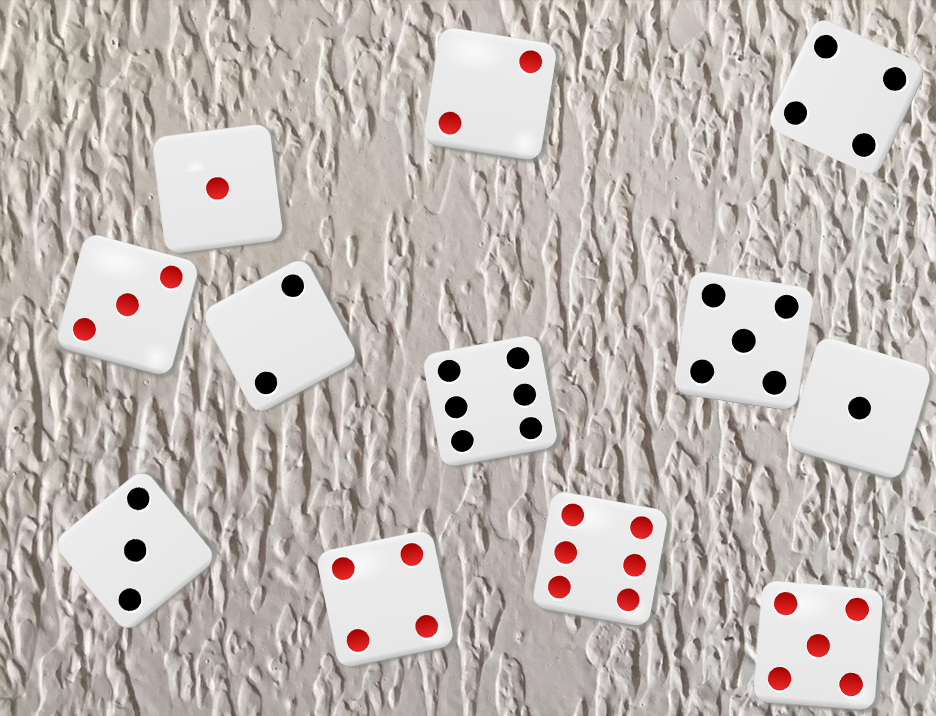
//> input picture images/dices2.png, 936 x 716 px
$ ./main   (built with g++ and OpenCV 4)
//> lines starting //> are read from the running program, lines starting //| are printed output that depends on the picture; after the words box and inside, x2 and y2 are one past the last pixel; in counts of white or black regions, pixels touching at a corner belong together

#include <opencv2/core/core.hpp>
#include <opencv2/imgproc/imgproc.hpp>
#include <opencv2/highgui/highgui.hpp>
#include <opencv2/objdetect/objdetect.hpp>
#include <opencv2/features2d/features2d.hpp>
#include <iostream>
#include <sstream>

using namespace cv;
using namespace std;

/*
*
*
*/

int main() {
    Mat imagem, frame_threshold;
    string entrada, saida, arquivo;

    int somaTotal = 0; //soma total de todos os pontos encontrados

    // Lendo a imagem, especificando o caminho da saida...
    arquivo = "dices2.png"; //nome da imagem
    entrada = "images/"+arquivo;
    saida = "images/output/"+arquivo;
    imagem = imread(entrada);
//> imagem is the input picture: 716 rows x 936 cols, CV_8UC3; mean B, G, R 181.8, 186.2, 194.4

    namedWindow("Imagem Original", WINDOW_NORMAL); // define a janela
    //namedWindow('image',WINDOW_NORMAL);
    imshow("Imagem Original", imagem);
    resizeWindow("Imagem Original", 600,600);

    // Para o threshold
    //adaptado de: https://docs.opencv.org/3.4/da/d97/tutorial_threshold_inRange.html
    inRange(imagem, Scalar(200, 200, 200), Scalar(255, 255, 255), frame_threshold);
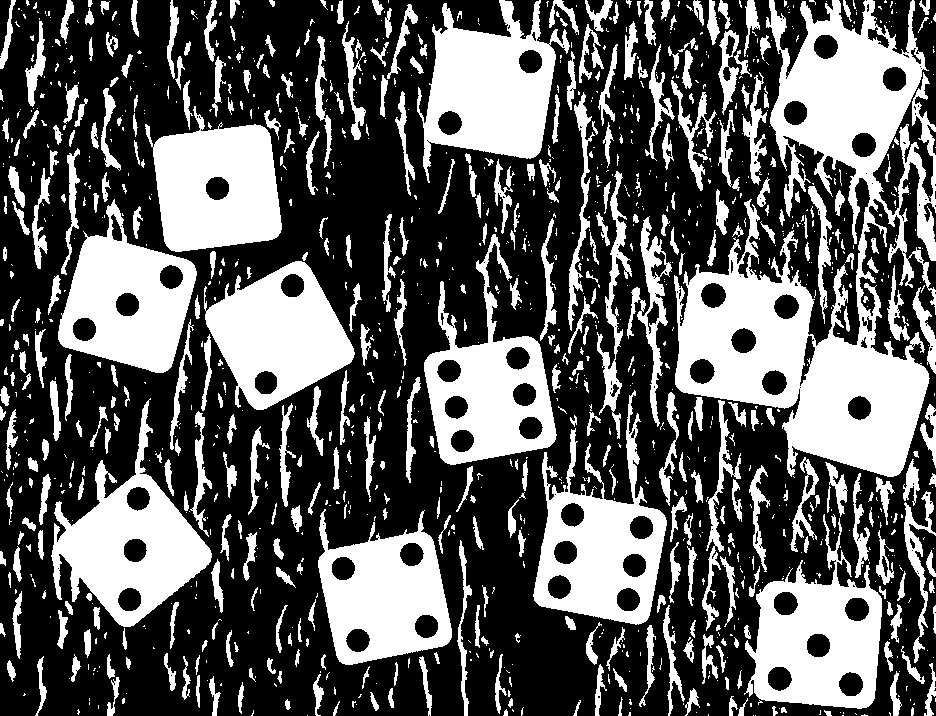
//> frame_threshold: 716 rows x 936 cols, CV_8UC1; 36.7% white; 1269 white regions (822 under 20 px), largest, box (x1, y1, x2, y2) and area: (674, 0, 936, 477) 51266, (417, 0, 570, 183) 14449, (51, 398, 212, 627) 14099

    namedWindow("Threshold da Imagem", WINDOW_NORMAL);
    imshow("Threshold da Imagem", frame_threshold);
    resizeWindow("Threshold da Imagem", 600,600);

    // Salva na pasta de threshold
    imwrite("images/threshold/"+arquivo, frame_threshold);

    // Removendo pequenas regioes (retangulos)
    //adaptado de: https://docs.opencv.org/3.4/d4/d86/group__imgproc__filter.html
    Mat rect = getStructuringElement(MORPH_RECT, Size(6, 6), Point(1, 1));
    //Eliminando as particulas indesejadas o retangulo
    //(Abertura = edorir e depois dilatar o resultado da erosao)
    erode(frame_threshold, frame_threshold, rect);
    dilate(frame_threshold, frame_threshold, rect);
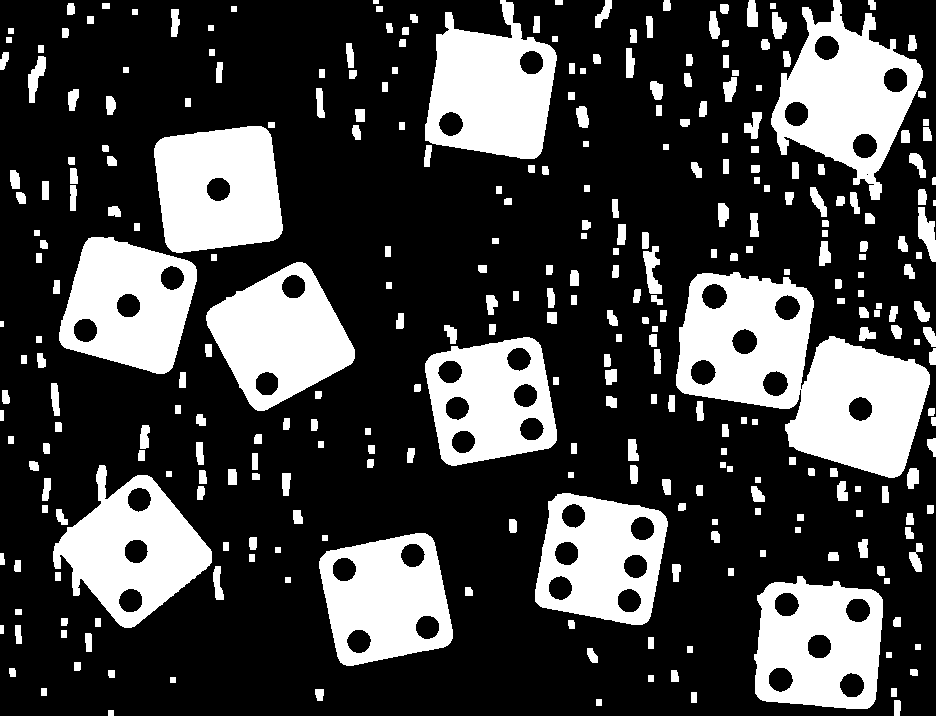
//> frame_threshold: 716 rows x 936 cols, CV_8UC1; 26.9% white; 313 white regions (1 under 20 px)

    // Pegando os contornos
    //Adaptado de: https://docs.opencv.org/2.4/doc/tutorials/imgproc/shapedescriptors/find_contours/find_contours.html
    vector<vector<Point> > contornos; //contorno dos dados
    vector<Vec4i> hierarchy; //
    findContours(frame_threshold, contornos, hierarchy, CV_RETR_TREE, CV_CHAIN_APPROX_SIMPLE, Point(0, 0));
//> contornos = 356 contours, 4 with area under 20; largest, box (x1, y1, x2, y2) and area: (676, 272, 930, 478) 28950, (771, 0, 923, 200) 15814, (754, 576, 883, 709) 14401, (425, 0, 557, 159) 14111, (53, 465, 212, 628) 14047

    int countPontos = 0; //contador de pontos para cada dado
    int ultimoPonto = 0; //
    double tamanhoDado = 0;
    int debugDado = 0; //variavel apenas para debug de ordem

    for(int i = 0; i < contornos.size(); i++){
        double areaContornoDado = contourArea(contornos[i]); //pega a area de contorno

        if(areaContornoDado > 10000 && areaContornoDado < 20000){ //limita a area do contorno do dado
            tamanhoDado = areaContornoDado;
            //reinicia a contagem
            countPontos = 0;
            ultimoPonto = i;

            //cout << tamanhoDado;
            //cout << "\n";
        }

        //se o contorno estiver dentro da area do dado, ele possuira uma porcentagem
        //tirado por regra de tres, essa porcentagem geralmente esta entre:
        //0,029 e 0,045
        double x = areaContornoDado/tamanhoDado;

        if((x >= 0.019 && x <= 0.075) && (tamanhoDado > 10000 && tamanhoDado < 20000)){

            if (hierarchy[i][3] == -1){ //significa que o contorno do dado acabou
                // Reinicia quando um novo contorno eh encontrado
                countPontos = 0;
                ultimoPonto = i;
            } else {

                countPontos += 1;

                // Verifica dentro do contorno se eh o ultimo ponto (hierarchy[i + 1][3] == -1)
                if ((i == contornos.size() - 1) || (hierarchy[i + 1][3] == -1)){
                    somaTotal += countPontos;
                    cout << "Dado de ";
                    cout << countPontos;
                    cout << "\n";

                    debugDado = debugDado + 1;

                    stringstream stream;
                    stream << countPontos;
                    Moments m = moments(contornos[ultimoPonto]); //centro do contorno

                    //adaptado de: https://docs.opencv.org/3.4.7/dc/dcf/tutorial_js_contour_features.html
                    Point p = Point(m.m10 / m.m00 + 10, m.m01 / m.m00);
                    putText(imagem, stream.str(), p, FONT_HERSHEY_PLAIN, 2, Scalar(255,0,0),3);

                    countPontos = 0;
                    ultimoPonto = i;

                    // [8 lines of commented-out code are left out]
                }
            }
            drawContours(imagem, contornos, i, Scalar(0,128,0), 2, 8, hierarchy, 0, Point());

            //cout << countPontos;
            //cout << "\n";
        }

    }
//> this loop made 356 passes
//> (areaContornoDado, x, somaTotal, p) on passes 37, 58, 79, 103, 158, 197, 206, 224: (471.5, 0.0327, 5, Point(828, 644)), (455, 0.0337, 9, Point(395, 598)), (450.5, 0.0332, 15, Point(610, 558)), (454.5, 0.0324, 18, Point(142, 549)), (440, 0.0335, 24, Point(500, 400)), (507, 0.0386, 30, Point(528, 358)), (453.5, 0.0337, 32, Point(289, 335)), (453, 0.0335, 35, Point(138, 304))
//> (printed output is left out)
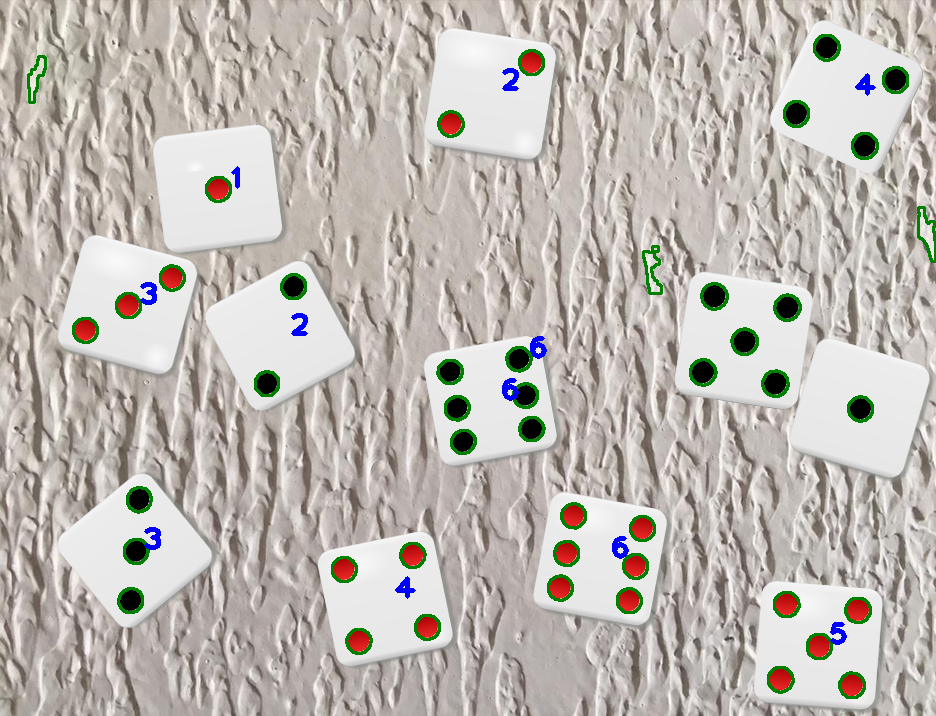
//> imagem: 716 rows x 936 cols, CV_8UC3; 2.19% of pixels changed, all inside (x1, y1, x2, y2) = (27, 34, 936, 699)
//> after the loop, countPontos = 0; somaTotal = 42; debugDado = 11

    // Escrevendo o resultado na imagem
    stringstream stream;
    stream << "Total: " << somaTotal;
    putText(imagem, stream.str(), Point(30, 50), FONT_HERSHEY_PLAIN, 2, Scalar(0,0,0), 3);
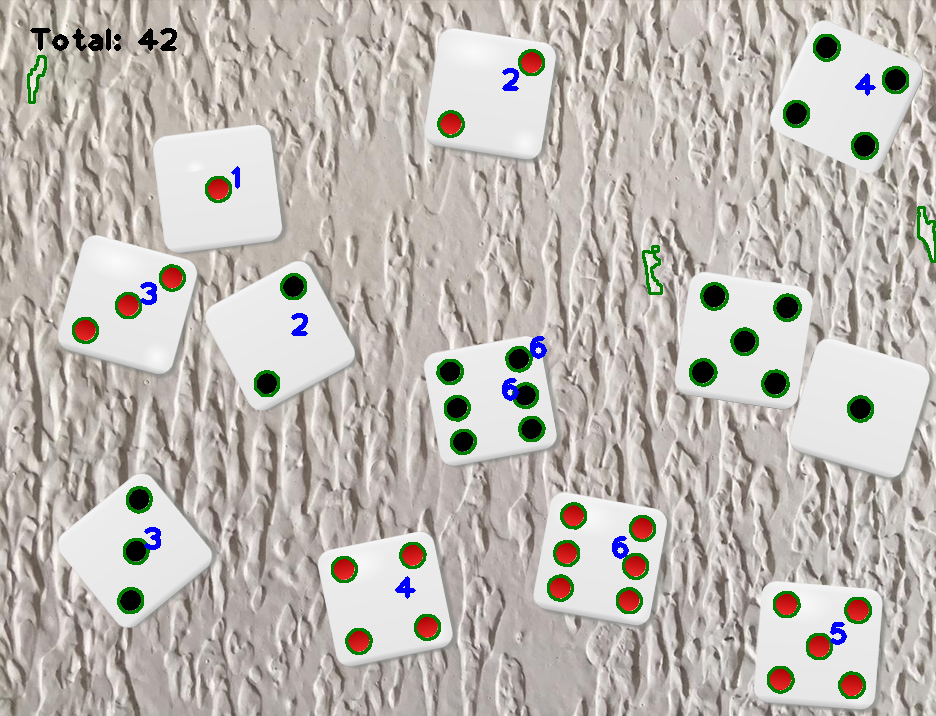
//> imagem: 716 rows x 936 cols, CV_8UC3; 0.2% of pixels changed, all inside (x1, y1, x2, y2) = (30, 28, 177, 51)

    // Salva na pasta de output o resultado final
    imwrite(saida, imagem);

    namedWindow("Resultado da Imagem", WINDOW_NORMAL);
    imshow("Resultado da Imagem", imagem);
    resizeWindow("Resultado da Imagem", 600,600);


    waitKey(0);
    return 0;
}

$ run again, with images/dices1.png copied over images/dices2.png
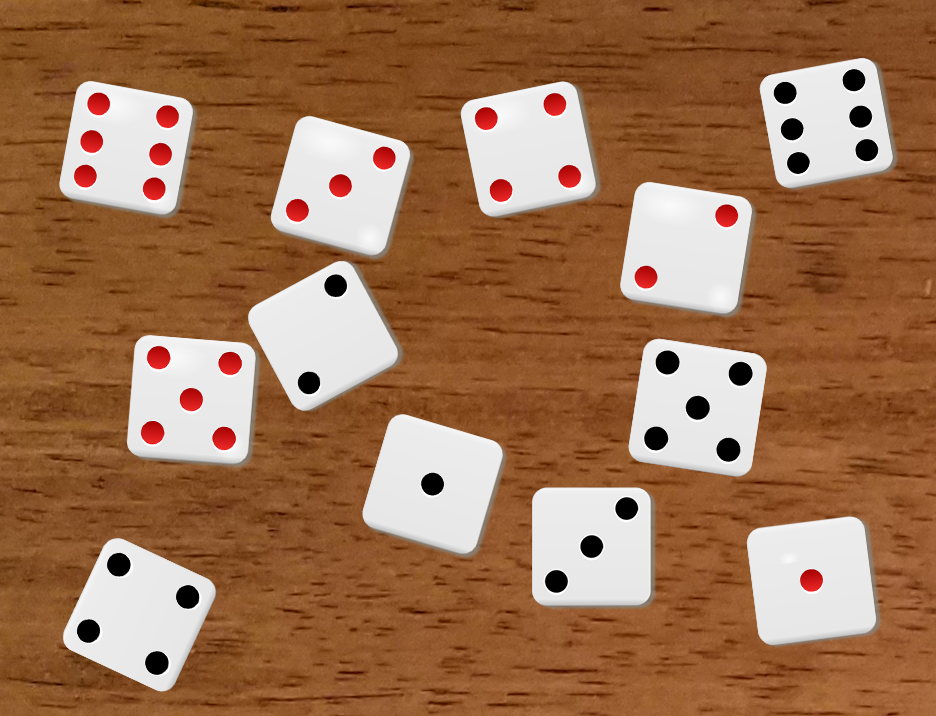
//> input picture images/dices1.png, 936 x 716 px
//> imagem is the input picture: 716 rows x 936 cols, CV_8UC3; mean B, G, R 82.7, 114.4, 158.1
//> `dilate(frame_threshold, frame_threshold, rect);`:
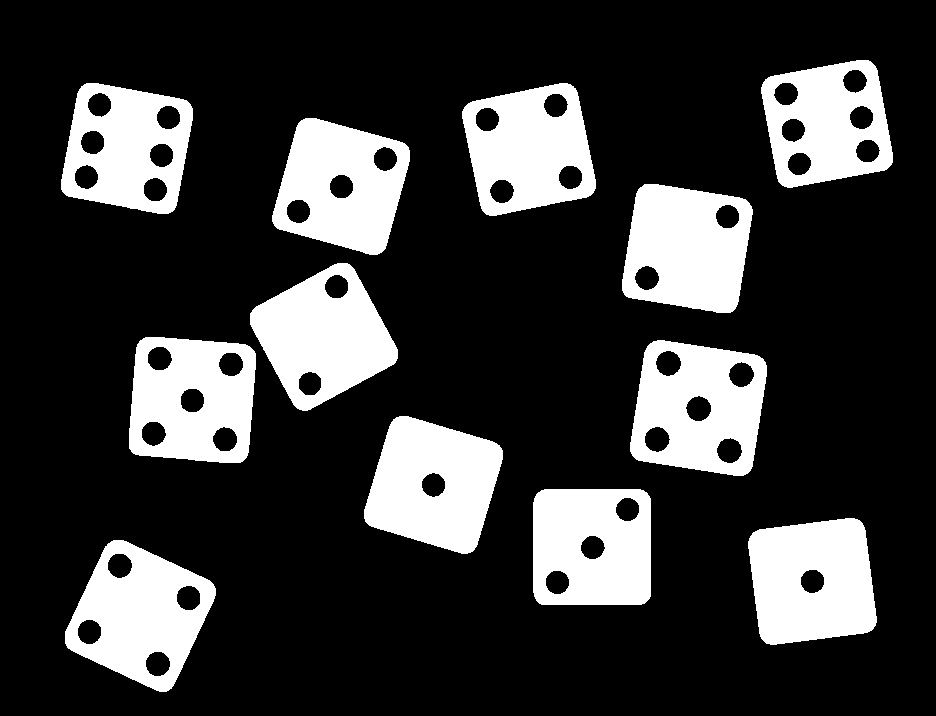
//> frame_threshold: 716 rows x 936 cols, CV_8UC1; 22.1% white; 12 white regions
//> contornos = 54 contours; largest, box (x1, y1, x2, y2) and area: (630, 340, 767, 476) 14880, (65, 540, 216, 692) 14458, (129, 337, 256, 463) 14098, (272, 118, 410, 255) 13447, (462, 83, 596, 216) 13444
//> the loop `for(int i = 0; i < contornos.size(); i++)` made 54 passes
//> (areaContornoDado, x, somaTotal, p) on passes 5, 7, 11, 13, 19, 25, 28, 31: (484.5, 0.0335, 4, Point(149, 614)), (456, 0.034, 5, Point(821, 580)), (450.5, 0.0338, 8, Point(601, 546)), (454.5, 0.0339, 9, Point(443, 484)), (507, 0.0341, 14, Point(708, 407)), (471.5, 0.0334, 19, Point(201, 399)), (453.5, 0.0339, 21, Point(333, 335)), (455, 0.0339, 23, Point(696, 247))
//> (printed output is left out)
//> after the loop `for(int i = 0; i < contornos.size(); i++)`: countPontos = 0; somaTotal = 42; debugDado = 12
//> `putText(imagem, stream.str(), Point(30, 50), FONT_HERSHEY_PLAIN, 2, Sc..`:
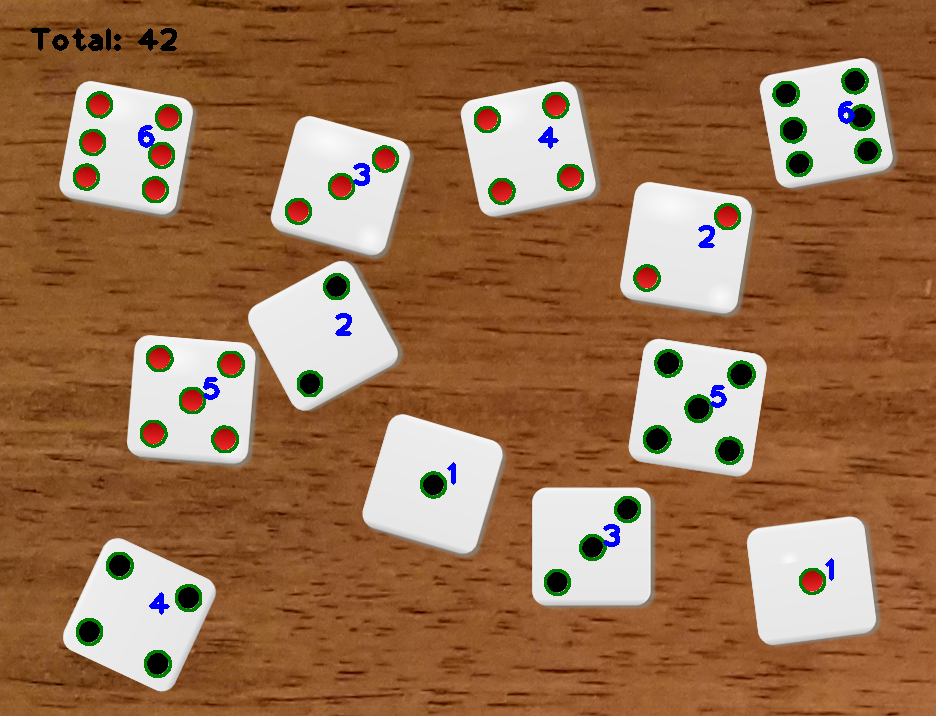
//> imagem: 716 rows x 936 cols, CV_8UC3; mean B, G, R 79.9, 112.6, 153.7

$ run again, with images/dices3.png copied over images/dices2.png
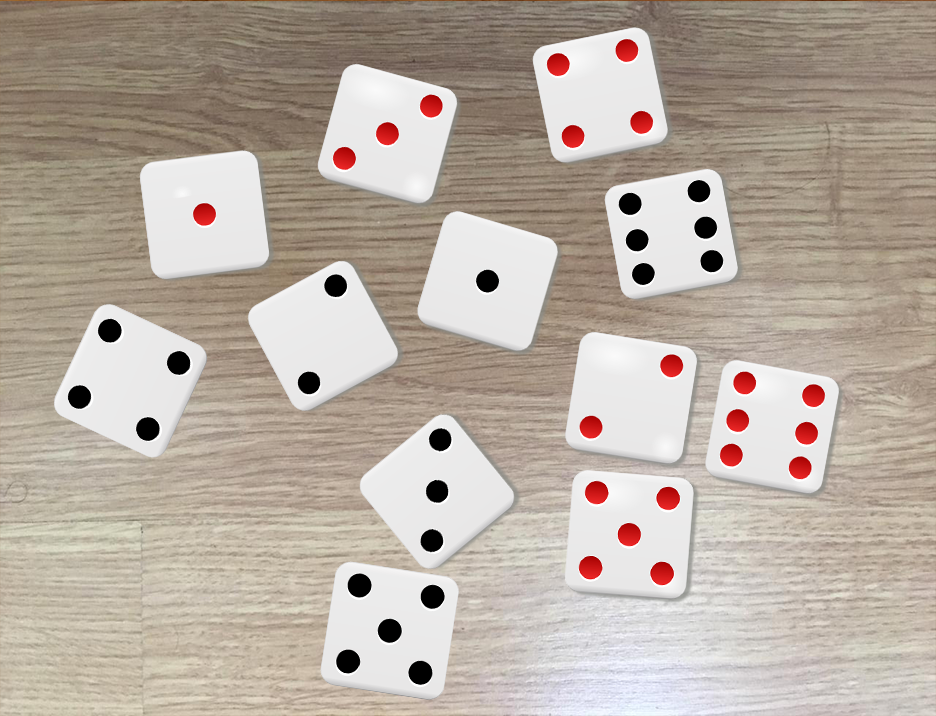
//> input picture images/dices3.png, 936 x 716 px
//> imagem is the input picture: 716 rows x 936 cols, CV_8UC3; mean B, G, R 162.6, 173.2, 184.7
//> `dilate(frame_threshold, frame_threshold, rect);`:
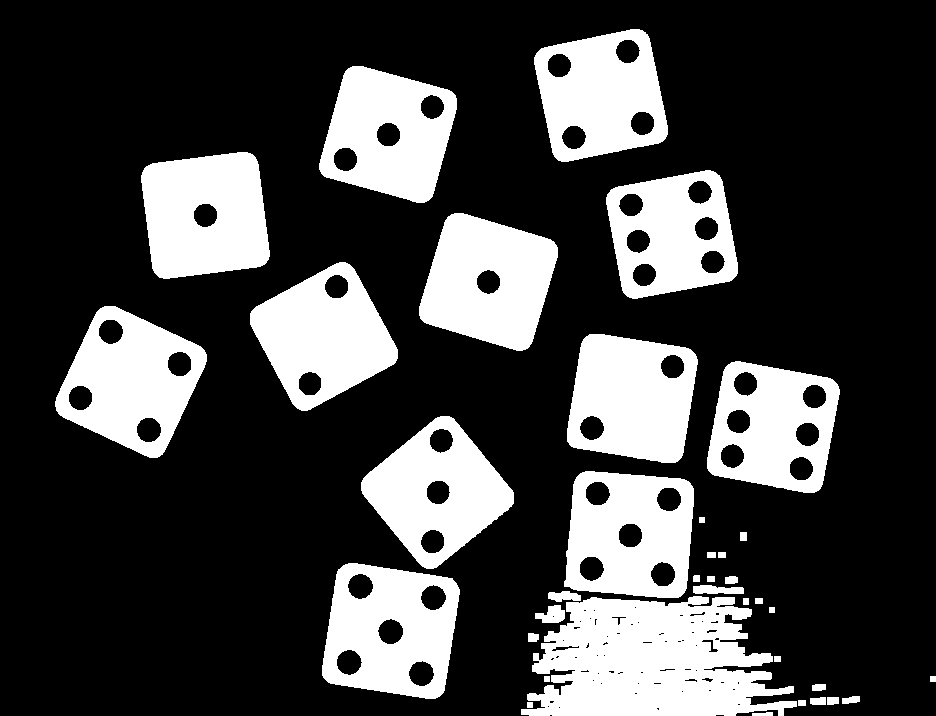
//> frame_threshold: 716 rows x 936 cols, CV_8UC1; 26% white; 37 white regions
//> contornos = 144 contours, 57 with area under 20; largest, box (x1, y1, x2, y2) and area: (521, 596, 797, 716) 23072, (322, 563, 460, 699) 14956, (55, 306, 207, 458) 14504, (564, 471, 694, 598) 14256, (707, 361, 840, 493) 13512
//> the loop `for(int i = 0; i < contornos.size(); i++)` made 144 passes
//> (areaContornoDado, x, somaTotal, p) on passes 92, 102, 106, 113, 116, 121, 124, 126: (507, 0.0339, 5, Point(400, 630)), (471.5, 0.0331, 10, Point(639, 534)), (454.5, 0.0338, 13, Point(446, 491)), (450.5, 0.0333, 19, Point(782, 426)), (455, 0.0338, 21, Point(641, 397)), (484.5, 0.0334, 25, Point(140, 380)), (453.5, 0.0338, 27, Point(333, 335)), (454.5, 0.0339, 28, Point(498, 281))
//> (printed output is left out)
//> after the loop `for(int i = 0; i < contornos.size(); i++)`: countPontos = 0; somaTotal = 42; debugDado = 12
//> `putText(imagem, stream.str(), Point(30, 50), FONT_HERSHEY_PLAIN, 2, Sc..`:
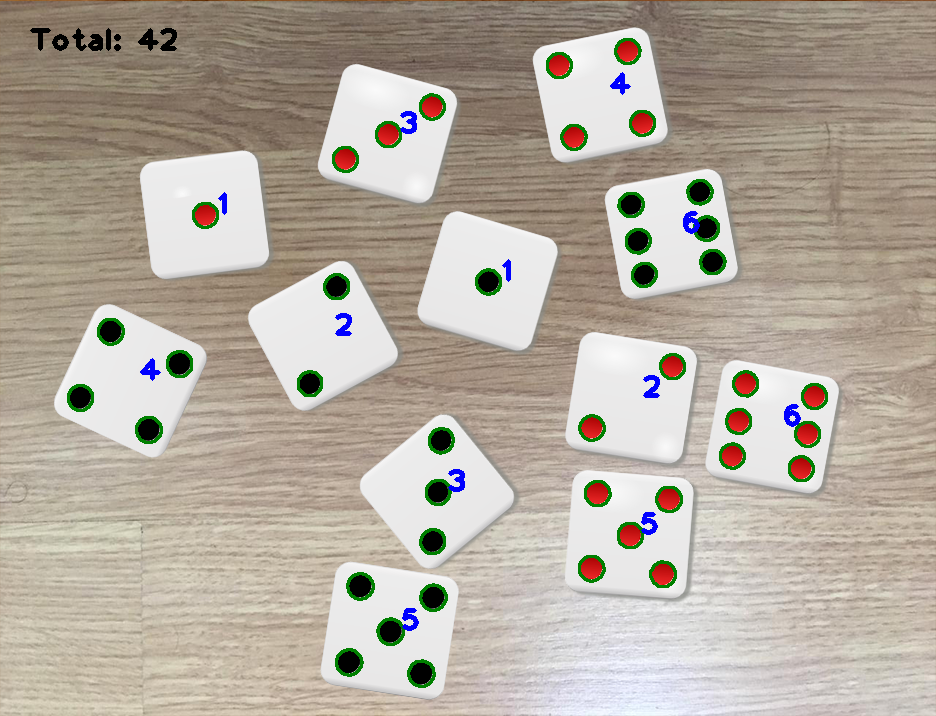
//> imagem: 716 rows x 936 cols, CV_8UC3; mean B, G, R 159.6, 171.3, 180.2
